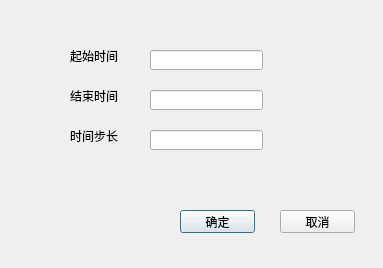
<?xml version="1.0" encoding="UTF-8"?>
<ui version="4.0">
 <class>GeneralStr</class>
 <widget class="QDialog" name="GeneralStr">
  <property name="geometry">
   <rect>
    <x>0</x>
    <y>0</y>
    <width>383</width>
    <height>268</height>
   </rect>
  </property>
  <property name="windowTitle">
   <string>general</string>
  </property>
  <widget class="QLineEdit" name="lineEdit_3">
   <property name="geometry">
    <rect>
     <x>150</x>
     <y>130</y>
     <width>113</width>
     <height>20</height>
    </rect>
   </property>
  </widget>
  <widget class="QLabel" name="label_3">
   <property name="geometry">
    <rect>
     <x>70</x>
     <y>130</y>
     <width>54</width>
     <height>12</height>
    </rect>
   </property>
   <property name="text">
    <string>时间步长</string>
   </property>
  </widget>
  <widget class="QLabel" name="label">
   <property name="geometry">
    <rect>
     <x>70</x>
     <y>50</y>
     <width>54</width>
     <height>12</height>
    </rect>
   </property>
   <property name="text">
    <string>起始时间</string>
   </property>
  </widget>
  <widget class="QLineEdit" name="lineEdit_2">
   <property name="geometry">
    <rect>
     <x>150</x>
     <y>90</y>
     <width>113</width>
     <height>20</height>
    </rect>
   </property>
  </widget>
  <widget class="QLabel" name="label_2">
   <property name="geometry">
    <rect>
     <x>70</x>
     <y>90</y>
     <width>54</width>
     <height>12</height>
    </rect>
   </property>
   <property name="text">
    <string>结束时间</string>
   </property>
  </widget>
  <widget class="QLineEdit" name="lineEdit">
   <property name="geometry">
    <rect>
     <x>150</x>
     <y>50</y>
     <width>113</width>
     <height>20</height>
    </rect>
   </property>
  </widget>
  <widget class="QPushButton" name="pushButton">
   <property name="geometry">
    <rect>
     <x>180</x>
     <y>210</y>
     <width>75</width>
     <height>23</height>
    </rect>
   </property>
   <property name="text">
    <string>确定</string>
   </property>
  </widget>
  <widget class="QPushButton" name="pushButton_2">
   <property name="geometry">
    <rect>
     <x>280</x>
     <y>210</y>
     <width>75</width>
     <height>23</height>
    </rect>
   </property>
   <property name="text">
    <string>取消</string>
   </property>
  </widget>
 </widget>
 <resources/>
 <connections/>
</ui>
